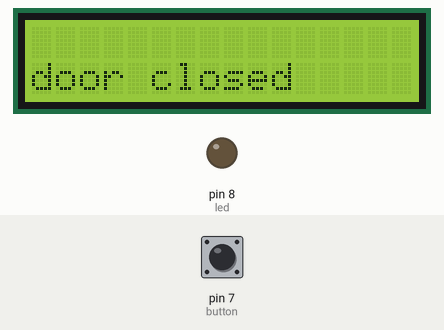
Simulated run of this sketch. Board: Arduino Uno, built with avr-gcc and run on an emulated ATmega328P. On the bench: 16×2 character LCD, output pins drawn as LEDs (lit = HIGH). The inputs (shaded band) are chosen by the test bench; at power-on: pin 7 (button) HIGH.

Above: at 1.2 s.
1.3 s: pin 7 (button) pulled LOW for 0.15 s
At 1.37 s:
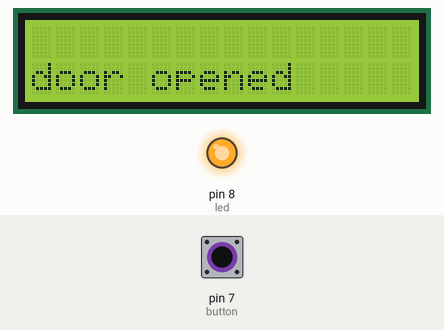
2.9 s: pin 7 (button) pulled LOW for 3.2 s
At 6.4 s:
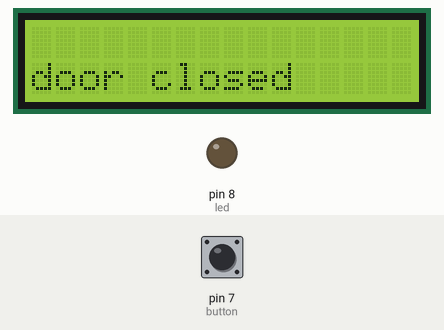
Timing chart, 0 to 7.9 s (numbered marks = the images above; inputs shaded):
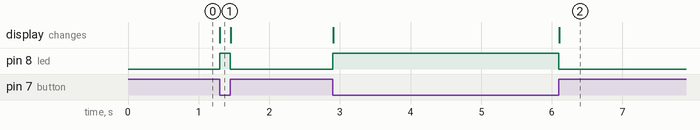

Measured:
- after the input at 1.3 s, pin 8 (led): LOW → HIGH at once, → LOW 0.15 s later; the display: changes at once (image 1)
- after the input at 2.9 s, pin 8 (led): LOW → HIGH at once, → LOW 3.2 s later; the display: first changes at once (image 2 shows a later state)

The sketch:

project_code.ino
```cpp
#include <LiquidCrystal.h>
LiquidCrystal lcd(12, 11, 5, 4, 3, 2);
String statusDoor;
int led = 8;
int button = 7;

void setup(){
  lcd.begin(16, 2);
  pinMode(button, INPUT_PULLUP);
  pinMode(led, OUTPUT);
}

void loop(){
  if(digitalRead(button)== HIGH){
  statusDoor = "door closed";
  digitalWrite(led, LOW);
  }
  else{
  statusDoor = "door open";
  digitalWrite(led, HIGH);
  }

  lcd.setCursor(0, 1);
  lcd.print(statusDoor);
}
```
